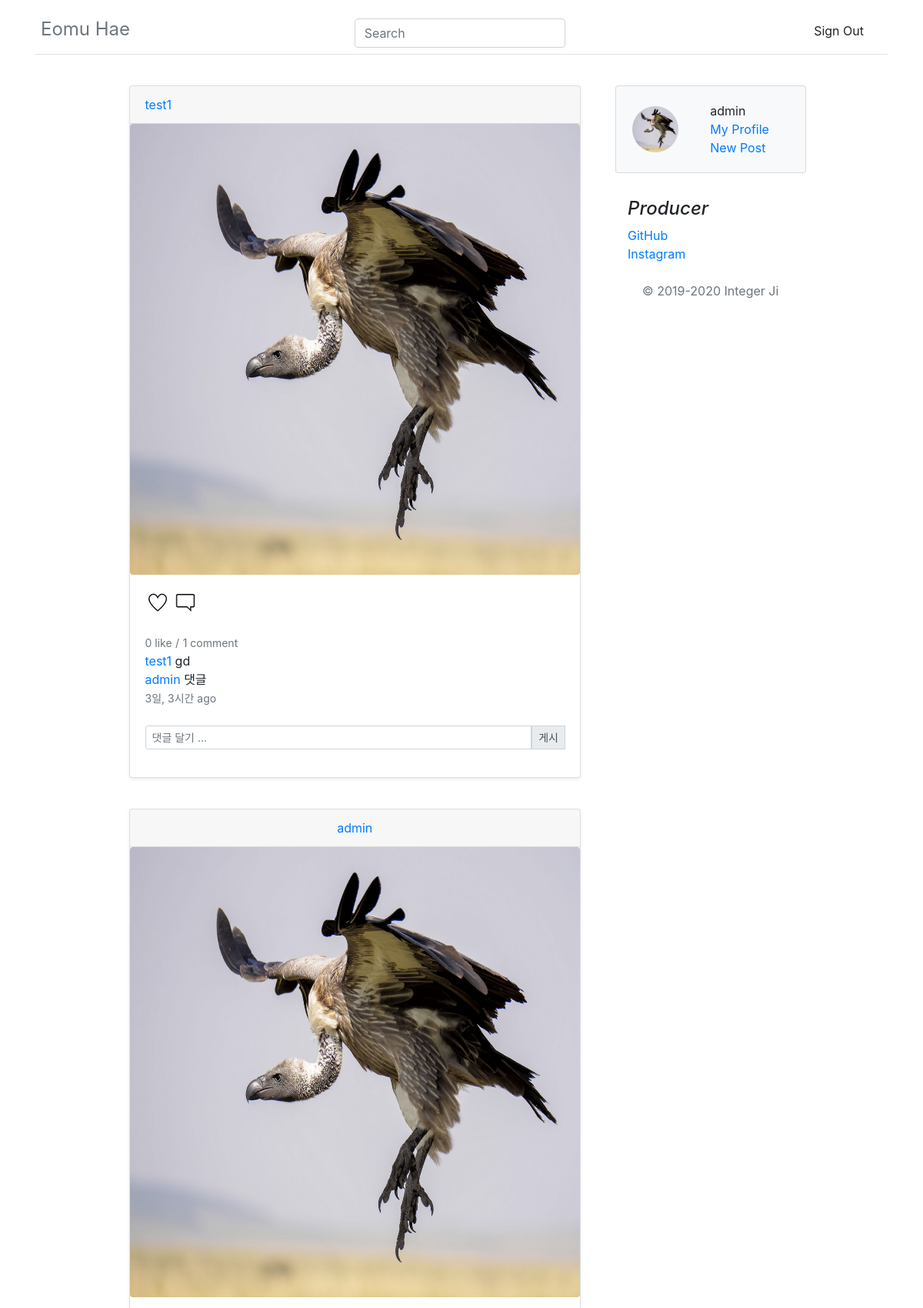
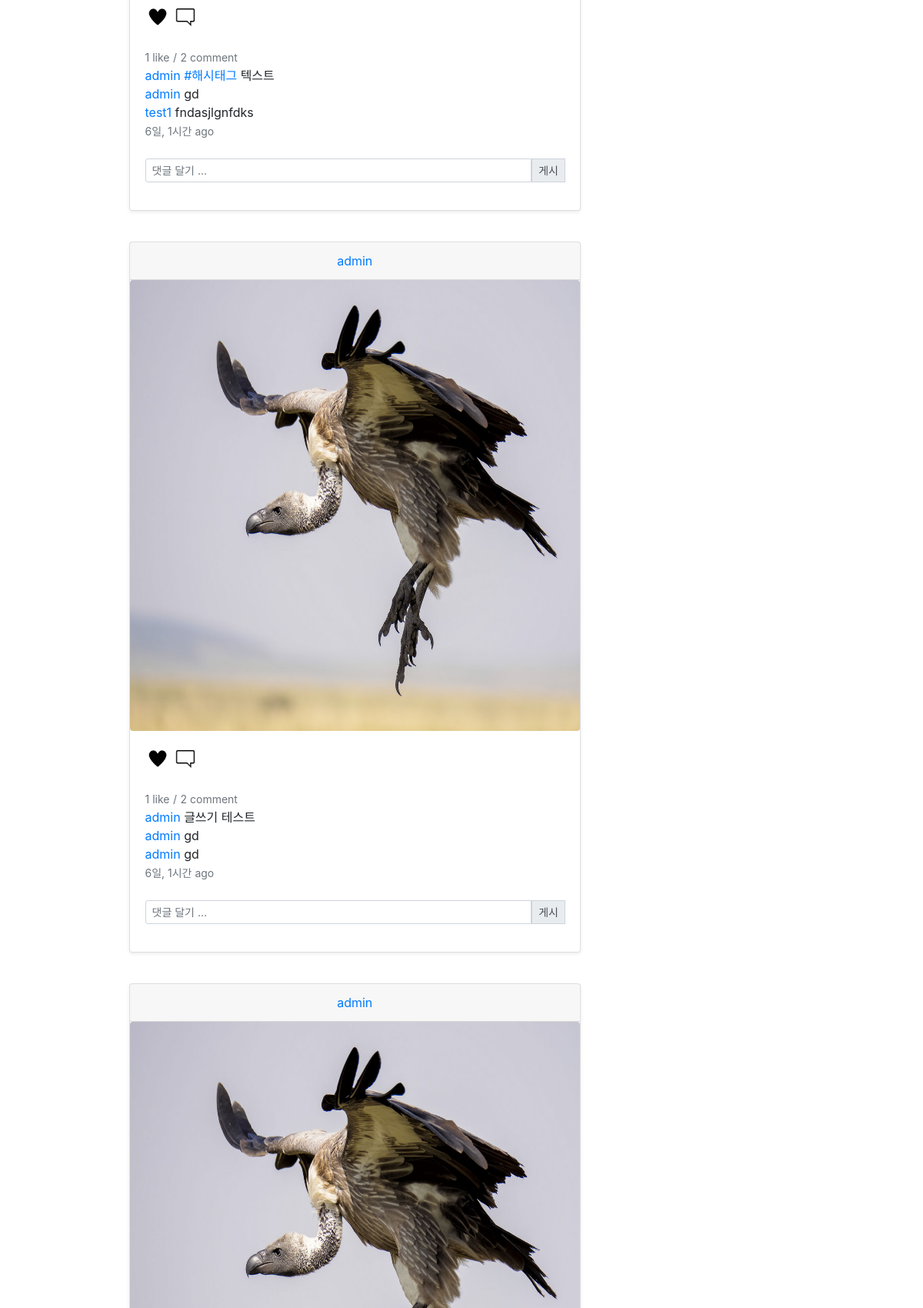
Page /intworldapp/index/ (signed in, upper part) on the committed database (2 pictures, top to bottom).
### intworldapp/models.py (models this page shows, shortened)
class Post(models.Model):
    main_text = models.CharField(max_length=200)
    create_user = models.ForeignKey(User, on_delete = models.CASCADE)
    create_date = models.DateTimeField('date published', default=timezone.now)
    update_date = models.DateTimeField('date published', null = True, default=timezone.now)
    create_img = models.ImageField(blank=True, upload_to="post/%Y/%m/%d", null=True)
    likes = models.ManyToManyField(User, related_name='likes')
    tag_set = models.ManyToManyField('Tag', blank=True)
    @property
    def total_likes(self):
        return self.likes.count()

class Comment(models.Model):
    comment = models.ForeignKey(Post, on_delete=models.CASCADE, null=True, related_name='comments')
    comment_text = models.CharField(max_length=200)
    comment_user = models.ForeignKey(User, on_delete=models.CASCADE, null = True)
    comment_date = models.DateTimeField('date published', default=timezone.now)
    class Meta:
        ordering = ['-id']

class Tag(models.Model):
    tag_name = models.CharField(max_length=140, unique=True)

### intworldapp/views.py (the view)
# urls.py: path('index/', views.index, name="index"),
def index(request):
    posts = Post.objects.all().order_by('-id')
    app_url = request.path
    conn_user = request.user
    conn_profile = Profile.objects.get(user=conn_user)
    if not conn_profile.profile_image:
        pic_url = ""
    else:
        pic_url = conn_profile.profile_image.url
    context = {
        'id' : conn_user.username,
        'nick' : conn_profile.nick,
        'profile_pic' : pic_url,
        'intro' : conn_profile.intro,
        'posts' : posts,
        'app_url' : app_url,
    }
    return render(request, 'index.html', context=context)

### intworldapp/templatetags/post_extras.py (called while the page is built)
@register.filter
def add_link(value):
    main_text = value.main_text
    tags = value.tag_set.all()
    for tag in tags:
        main_text = re.sub(r'\#'+tag.tag_name+r'\b', '<a href="/intworldapp/explore/tags/'+tag.tag_name+'">#'+tag.tag_name+'</a>', main_text)
    return main_text

### intworldapp/templates/index.html (shortened to what this page needs)
{% extends 'base.html' %}
{% load post_extras %}
{% load humanize %}
{% block content %}
<head>
</head>
<body>
  <main role="main" class="container">
    <div class="row justify-content-center">
      <div class="col-md-7 blog-main">
        <div class="container">
          {% for post in posts.all %}
          <div class="card-deck mb-3">
            <div class="card mb-4 shadow-sm">
              <div class="card-header">
                <div class="d-flex justify-content-between align-items-center">
                  <div class="btn-group">
                    <a class="my-0 font-weight-normal" href="{% url 'userpage' post.create_user %}"><span class="writer_name">{{ post.create_user }}</span></a>
                  </div>
                </div>
              </div>
              {% if post.create_img %}
              <div class="text-center">
                <img src="{{post.create_img.url}}" class="rounded" alt="..." width="585.5dp" height="585.5dp">
              </div>
              {% else %}
              <a>no</a>
              {% endif %}
              <div class="card-body">
                {% if post.likes.all %}
                <a class="like" name="{{ post.pk }}"><img id="like-img{{ post.pk }}" src="/static/like_after.png" alt="클릭시 좋아요 취소" style="width: 2rem; height:2rem;"></a>
                {% else %}
                <a class="like" name="{{ post.pk }}"><img id="like-img{{ post.pk }}" src="/static/like_before.png" alt="클릭시 좋아요" style="width: 2rem; height:2rem;"></a>
                {% endif %}
                <a href="{% url 'detail' post.id %}"><img src="/static/detail.png" alt="detail 이동" style="width: 2rem; height:2rem;"></a>
                <div class="group">
                <br>
                <small class="text-muted"><span class="like_count" id="count{{ post.pk }}">{{ post.total_likes }} like</span></small>
                <small class="text-muted">/</small>
                <small class="text-muted">{{post.comments.count}} comment</small>
                <br>
                <a class="my-0 font-weight-normal" href="{% url 'userpage' post.create_user %}">{{ post.create_user }}</a>
                <a class="card-title pricing-card-title">{{ post|add_link|safe }}</a>
                <br>
                {% for comment in post.comments.all %}
                <a class="card-text" href="{% url 'userpage' comment.comment_user %}"><span class="comment_writer_name">{{comment.comment_user}}</span></a>
                <a class="card-text">{{comment.comment_text}}
                  <br>
                  {% endfor %}
                  <small class="text-muted">{{ post.create_date | naturaltime }}</small>
                </div>
                <br>
                <div class="group">
                  <form action="{% url 'c_post' post.id %}" method="POST">
                    <div class="input-group input-group-sm mb-3">
                      <input type="text" class="form-control" aria-label="Sizing example input" aria-describedby="inputGroup-sizing-sm" name="comment_text" id="comment_text" placeholder="댓글 달기 ..." style="display:inline-block">
                      <div class="input-group-prepend">
                        <button class="input-group-text" id="inputGroup-sizing-sm" type="submit">게시</button>
                      </div>
                    </div>
                  </form>
                  </div>
              </div>
            </div>
          </div>
          {% endfor %}
        </div>
      </div>
      <aside class="col-md-3 blog-sidebar">
        <div class="card mb-3 bg-light rounded" style="max-width: 540px;" bg-light rounded>
          <div class="row no-gutters">
            <div class="col-md-5 d-flex align-items-center d-flex justify-content-center">
              <img src="{{ profile_pic }}" alt="..." class="rounded-circle" width="60" height="60">
            </div>
            <div class="col-md-6">
              <div class="card-body">
                <a><span id="user_name">{{user.username}}</span></a>
                <br>
                <a href="{% url 'mypage' %}">My Profile</a>
                <br>
                <a href="{% url 'post' %}">New Post</a>
              </div>
            </div>
          </div>
        </div>
        <div class="p-3">
          <h4 class="font-italic">Producer</h4>
          <ol class="list-unstyled">
            <li><a href="https://github.com/integerJI">GitHub</a></li>
            <li><a href="https://www.instagram.com/integer_ji/">Instagram</a></li>
          </ol>
          <footer class="my-2 pt-2 text-muted text-center text-small">
            <p class="mb-1">&copy; 2019-2020 Integer Ji</p>
          </footer>
        </div>
      </aside>
    </div>
  </main>
</body>
{% endblock %}

### rows in the picture
Post: create_user "test1", create_img (picture), total_likes "0", comments.count "1", main_text+id "gd", create_date "3일, 3시간 ago"
Comment: comment_user "admin", comment_text "댓글"
Post: create_user "admin", create_img (picture), total_likes "1", comments.count "2", main_text+id "#해시태그 텍스트", create_date "6일, 1시간 ago"
Comment: comment_user "admin", comment_text "gd"
Comment: comment_user "test1", comment_text "fndasjlgnfdks"
Post: create_user "admin", create_img (picture), total_likes "1", comments.count "2", main_text+id "글쓰기 테스트", create_date "6일, 1시간 ago"
Comment: comment_user "admin", comment_text "gd"
Comment: comment_user "admin", comment_text "gd"
Post: create_user "admin", create_img (picture)

### other values in the picture
{{ user.username }} "admin"
